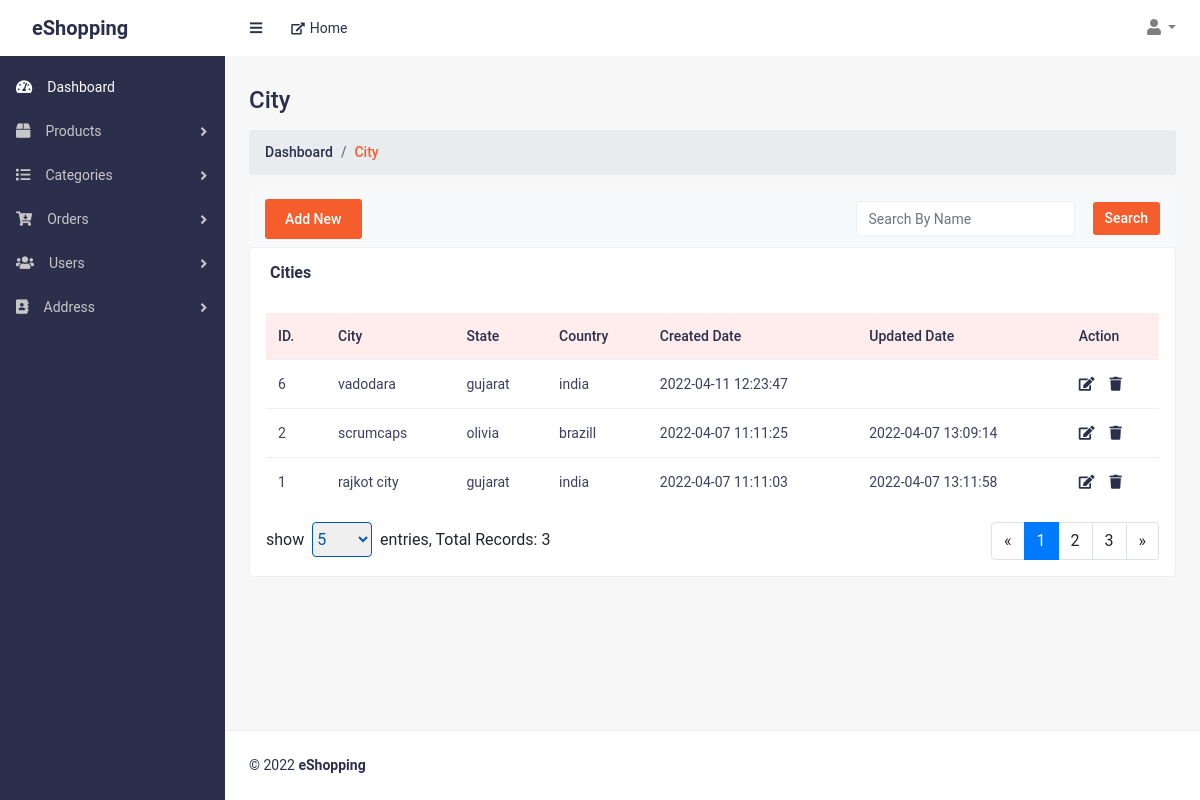
The app's page /cities.php (signed in), older data.
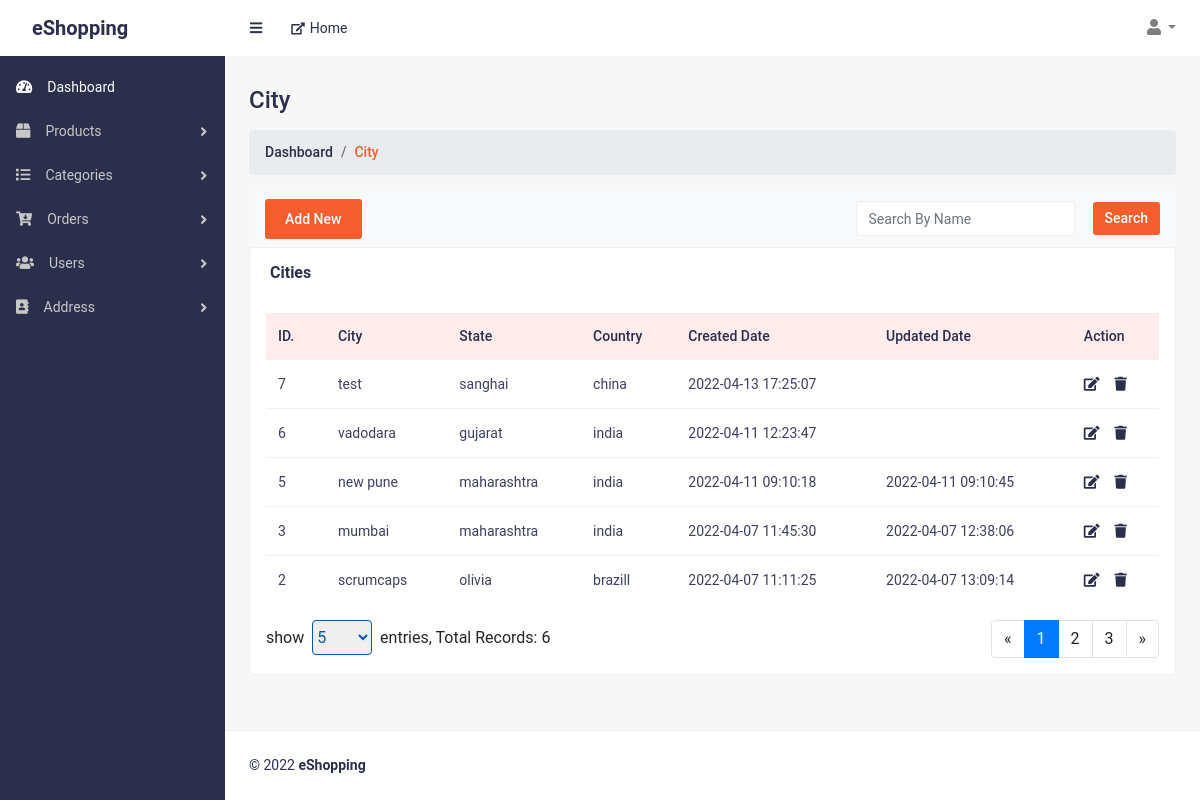
The same page, newer data.
### tables this page shows
CREATE TABLE `cities` (
  `id` int(11) NOT NULL,
  `city` varchar(50) NOT NULL,
  `stateId` int(11) NOT NULL,
  `countryId` int(11) NOT NULL,
  `modifiedDate` datetime DEFAULT NULL,
  `createdDate` datetime DEFAULT NULL,
  `status` tinyint(4) NOT NULL DEFAULT 0
);

CREATE TABLE `states` (
  `id` int(11) NOT NULL,
  `state` varchar(50) NOT NULL,
  `countryId` int(11) NOT NULL,
  `modifiedDate` datetime DEFAULT NULL,
  `createdDate` datetime DEFAULT NULL,
  `status` tinyint(2) NOT NULL DEFAULT 0
);

CREATE TABLE `countries` (
  `id` int(11) NOT NULL,
  `country` varchar(50) NOT NULL,
  `modifiedDate` datetime DEFAULT NULL,
  `createdDate` datetime DEFAULT NULL,
  `status` tinyint(2) NOT NULL DEFAULT 0
);

### handler/dbHandler.php (called while the page is built, shortened)
<?php
class DBConnection
{
    private $hostname = "localhost";
    private $username = "root";
    private $password = "";
    private $database = "eshopping";
    private $conn;
    function __construct()
    {
        $this->conn = new mysqli($this->hostname, $this->username, $this->password, $this->database);
    }
    function getConnection()
    {
        return $this->conn;
    }
}

### handler/addressHandler.php (called while the page is built, shortened)
<?php
require_once("dbHandler.php");
class AddressHandler extends DBConnection
{
    function TotalCities($search = '')
    {
        $search_ = ($search == '') ? 1 : "city LIKE '%" . $search . "%'";
        $sql = "SELECT COUNT(*) AS total FROM cities JOIN states ON cities.stateId=states.id JOIN countries ON countries.id=cities.countryId WHERE $search_ AND cities.status=0 AND countries.status=0 AND states.status=0 ORDER BY cities.id DESC";
        $result = $this->getConnection()->query($sql);
        if ($result && $result->num_rows > 0) {
            return $result->fetch_assoc()["total"];
        }
        return 0;
    }
    function getCities($search, $page, $show)
    {
        $search_ = ($search == '') ? 1 : "cities.city LIKE '%" . $search . "%'";
        $sql = "SELECT cities.*, states.state, countries.country FROM cities JOIN states ON cities.stateId=states.id JOIN countries ON countries.id=cities.countryId WHERE $search_ AND cities.status=0 AND countries.status=0 AND states.status=0 ORDER BY cities.id DESC LIMIT $page, $show";
        $result = $this->getConnection()->query($sql);
        $records = [];
        if ($result->num_rows > 0) {
            while ($row = $result->fetch_assoc()) {
                array_push($records, $row);
            }
        } else {
            $records = [];
        }
        return $records;
    }
}

### cities.php (the view, shortened to what the changed rows need)
<?php
require("./handler/addressHandler.php");
$obj = new AddressHandler();
$currntPage = 1;
$showRecords = 5;
$search = '';
$totalRecords = $obj->TotalCities($search);
$cities = $obj->getCities($search, (($currntPage - 1) * $showRecords), $showRecords);
?>
<!DOCTYPE html>
<html lang="en">
<head>
	<link href="css/styles.css" rel="stylesheet">
	<link href="css/admin-style.css" rel="stylesheet">
	<link href="vendor/bootstrap/css/bootstrap.min.css" rel="stylesheet">
	<link href="vendor/fontawesome-free/css/all.min.css" rel="stylesheet">
</head>
<body class="sb-nav-fixed">
	<div id="layoutSidenav">
		<div id="layoutSidenav_content">
			<main>
				<div class="container-fluid">
					<h2 class="mt-30 page-title">City</h2>
					<div class="row">
						<div class="col-lg-12 col-md-12">
							<div class="card card-static-2 mb-30">
								<div class="card-body-table px-3">
									<div class="table-responsive">
										<table class="table ucp-table table-hover">
											<thead>
												<tr>
													<th style="width:60px">ID.</th>
													<th>City</th>
													<th>State</th>
													<th>Country</th>
													<th>Created Date</th>
													<th>Updated Date</th>
													<th>Action</th>
												</tr>
											</thead>
											<tbody>
												<?php
												if (count($cities)) {
													foreach ($cities as $city) {
												?>
														<tr>
															<td><?= $city["id"] ?></td>
															<td><?= $city["city"] ?></td>
															<td><?= $city["state"] ?></td>
															<td><?= $city["country"] ?></td>
															<td><?= $city["createdDate"] ?></td>
															<td><?= $city["modifiedDate"] ?></td>
															<td class="action-btns">
																<a href="add_city.php?edit=<?= $city["id"] ?>" class="edit-btn"><i class="fas fa-edit"></i></a>
																<a href="./handler/requestHandler.php?dCity=<?= $city["id"] ?>" class="edit-btn deleteRow"><i class="fas fa-trash"></i></a>
															</td>
														</tr>
												<?php
													}
												} else {
													echo "<tr><td colspan=3>No Record Found!!</td></tr>";
												}
												?>
											</tbody>
										</table>
										<div class="div-pagination mt-3 d-flex justify-content-between">
											<div class="page-select">
												show&nbsp;
												<select style="height: 35px; width:60px; border:1px solid #0056b3; color:#0056b3; border-radius:4px" name="" id="show-record">
													<?php
													foreach ([5, 10, 25, 50] as $rec) {
														$selected = '';
														if ($rec == $showRecords) {
															$selected = "selected";
														}
														echo "<option value='$rec' $selected>$rec</option>";
													}
													?>
												</select>&nbsp;&nbsp;entries, Total Records: <span id="totalrecords"><?= $totalRecords ?></span>
											</div>
											<div>
												<nav aria-label="Page navigation example">
													<ul class="pagination">
														<?php
														for ($i = $currntPage; $i <= $currntPage + 2; $i++) {
															$active = "";
															$disabled = '';
															if ($i == $currntPage) {
																$active = "active";
															}
															if (ceil($totalRecords / $showRecords) < $i) {
																$disabled = "disabled";
															}
															echo '<li class="page-item ' . $active . '"><a class="page-link ' . $disabled . '">' . $i . '</a></li>';
														}
														?>
													</ul>
												</nav>
											</div>
										</div>
									</div>
								</div>
							</div>
						</div>
					</div>
				</div>
			</main>
		</div>
	</div>
</body>
</html>

Row changes from the older to the newer data that the page shows:
no longer on this page (row unchanged): cities: id "1", city "rajkot city", stateId.state "gujarat", countryId.country "india", createdDate "2022-04-07 11:11:03", modifiedDate "2022-04-07 13:11:58"
added cities: id "7", city "test", stateId.state "sanghai", countryId.country "china", createdDate "2022-04-13 17:25:07"
now on this page (row unchanged): cities: id "5", city "new pune", stateId.state "maharashtra", countryId.country "india", createdDate "2022-04-11 09:10:18", modifiedDate "2022-04-11 09:10:45"
now on this page (row unchanged): cities: id "3", city "mumbai", stateId.state "maharashtra", countryId.country "india", createdDate "2022-04-07 11:45:30", modifiedDate "2022-04-07 12:38:06"
Text that changed along with them:
$totalRecords: "3" → "6"
